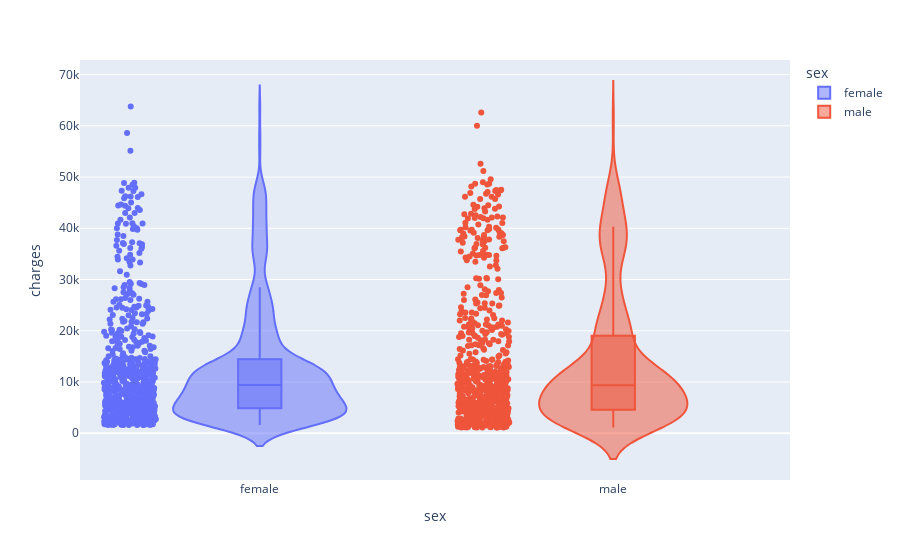

Source (notebook cell):
### Code cell
import plotly_express as px
px.violin(dados, y="charges", x="sex", color="sex", box=True, points="all", hover_data=dados.columns)

### Figure 1 — Plotly figure (JSON) as saved in the notebook; plotly's stock layout.template omitted (floating-point values rounded to 4 significant figures; data arrays with more than 128 entries replaced by an {"elided": "..."} marker saying what was removed)
{"data": [{"alignmentgroup": "True", "box": {"visible": true}, "customdata": {"elided": "662x5 mixed values"}, "hovertemplate": "sex=%{x}<br>charges=%{y}<br>age=%{customdata[0]}<br>bmi=%{customdata[1]}<br>children=%{customdata[2]}<br>smoker=%{customdata[3]}<br>region=%{customdata[4]}<extra></extra>", "legendgroup": "female", "marker": {"color": "#636efa"}, "name": "female", "offsetgroup": "female", "orientation": "v", "points": "all", "scalegroup": "True", "showlegend": true, "type": "violin", "x": {"elided": "662 str values"}, "x0": " ", "xaxis": "x", "y": {"elided": "662 float values"}, "y0": " ", "yaxis": "y"}, {"alignmentgroup": "True", "box": {"visible": true}, "customdata": {"elided": "676x5 mixed values"}, "hovertemplate": "sex=%{x}<br>charges=%{y}<br>age=%{customdata[0]}<br>bmi=%{customdata[1]}<br>children=%{customdata[2]}<br>smoker=%{customdata[3]}<br>region=%{customdata[4]}<extra></extra>", "legendgroup": "male", "marker": {"color": "#EF553B"}, "name": "male", "offsetgroup": "male", "orientation": "v", "points": "all", "scalegroup": "True", "showlegend": true, "type": "violin", "x": {"elided": "676 str values"}, "x0": " ", "xaxis": "x", "y": {"elided": "676 float values"}, "y0": " ", "yaxis": "y"}], "layout": {"legend": {"title": {"text": "sex"}, "tracegroupgap": 0}, "margin": {"t": 60}, "violinmode": "overlay", "xaxis": {"anchor": "y", "categoryarray": ["female", "male"], "categoryorder": "array", "domain": [0, 1], "title": {"text": "sex"}}, "yaxis": {"anchor": "x", "domain": [0, 1], "title": {"text": "charges"}}}}
